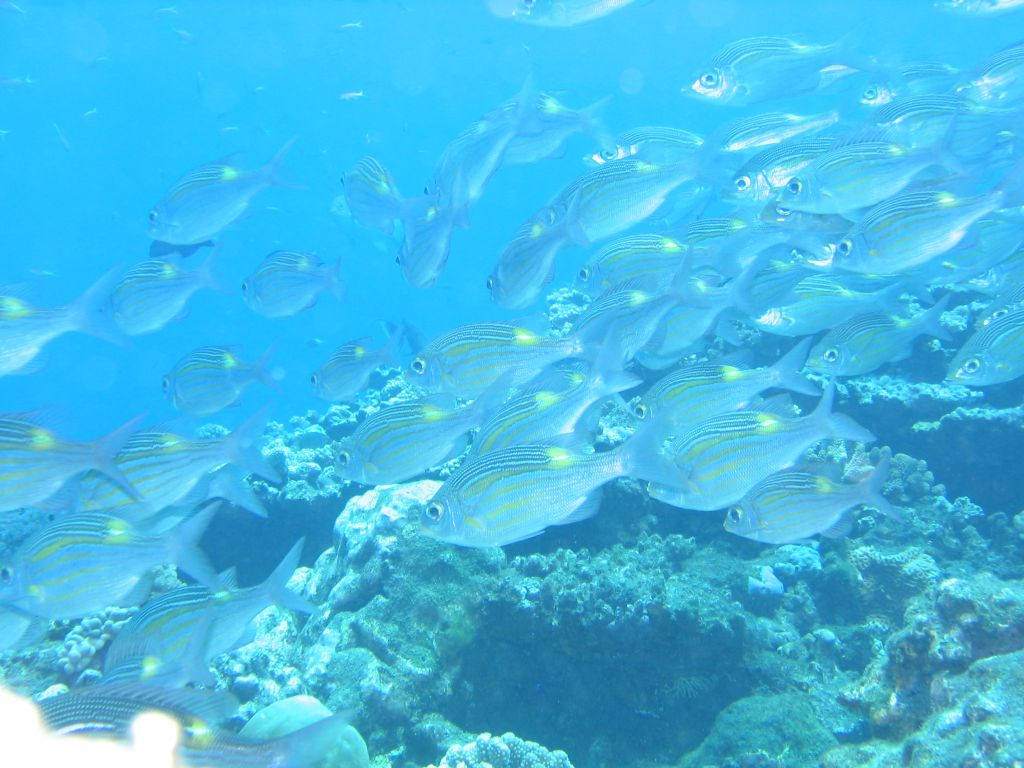
#> input picture 6. Computer vision/6.2/data/inria/101800_sm.jpg, 1024 x 768 px, given in place of the camera
$ python HandRecognition.py   (older library calls are emulated)
#> lines starting #> are read from the running program, lines starting #| are printed output that depends on the picture; after the words box and inside, x2 and y2 are one past the last pixel; in counts of white or black regions, pixels touching at a corner belong together
### 6. Computer vision/6.3/tasks/hand/GestureAPI.py
#!/usr/bin/python

import math
import numpy as np

class Gesture(object):
    def __init__(self,name):
        self.name=name
    def getName(self):
        return self.name
    def set_palm(self,hand_center,hand_radius):
        self.hand_center=hand_center
        self.hand_radius=hand_radius
    def set_finger_pos(self,finger_pos):
        self.finger_pos=finger_pos
        self.finger_count=len(finger_pos)
    def calc_angles(self):
        self.angle=np.zeros(self.finger_count,dtype=int)
        for i in range(self.finger_count):
            y = self.finger_pos[i][1]
            x = self.finger_pos[i][0]
            self.angle[i]=abs(math.atan2((self.hand_center[1]-y),(x-self.hand_center[0]))*180/math.pi)

def DefineGestures():
    dict={}
    # 1. BEGIN ------------------------------------#
    V=Gesture("V")
    V.set_palm((475,225),45)
    V.set_finger_pos([(490,90),(415,105)])
    V.calc_angles()
    dict[V.getName()]=V
    # 1. END --------------------------------------#
    # 2. BEGIN ------------------------------------#
    L_right=Gesture("L_right")
    L_right.set_palm((475,225),50)
    L_right.set_finger_pos([(450,62),(345,200)])
    L_right.calc_angles()
    dict[L_right.getName()]=L_right
    # 2. END --------------------------------------#
    # 3. BEGIN ------------------------------------#
    Index_Pointing=Gesture("Index_Pointing")
    Index_Pointing.set_palm((480,230),43)
    Index_Pointing.set_finger_pos([(475,102)])
    Index_Pointing.calc_angles()
    dict[Index_Pointing.getName()]=Index_Pointing
    # 3. END --------------------------------------#
    return dict

# [46 lines left out: functions CompareGestures, DecideGesture, not called in this run]

### 6. Computer vision/6.3/tasks/hand/HandRecognition.py
#!/usr/bin/python

# **********************************************
# * Hand Gesture Recognition Implementation v1.0
# * 2 July 2016
# * Mahaveer Verma
# **********************************************

import cv2
import numpy as np
import math
from GestureAPI import *

# Variables & parameters
hsv_thresh_lower=150
gaussian_ksize=11
gaussian_sigma=0
morph_elem_size=13
median_ksize=3
capture_box_count=9
capture_box_dim=20
capture_box_sep_x=8
capture_box_sep_y=18
capture_pos_x=500
capture_pos_y=150
cap_region_x_begin=0.5 # start point/total width
cap_region_y_end=0.8 # start point/total width
finger_thresh_l=2.0
finger_thresh_u=3.8
radius_thresh=0.04 # factor of width of full frame
first_iteration=True
finger_ct_history=[0,0]

# ------------------------ Function declarations ------------------------ #

# 1. Hand capture histogram
# [135 lines left out: functions hand_capture, hand_threshold, hand_contour_find, mark_fingers, mark_hand_center, find_gesture and 1 more, not called in this run]

# ------------------------ BEGIN ------------------------ #

# Camera
camera = cv2.VideoCapture(0)
capture_done=0
bg_captured=0
GestureDictionary=DefineGestures()
frame_gesture=Gesture("frame_gesture")

while(1):
    # Capture frame from camera
    ret, frame = camera.read()
#> frame is the input picture: shape (768, 1024, 3); mean B, G, R 228.8, 185.7, 67.9
    frame=cv2.bilateralFilter(frame,5,50,100)
    # Operations on the frame
    frame=cv2.flip(frame,1)
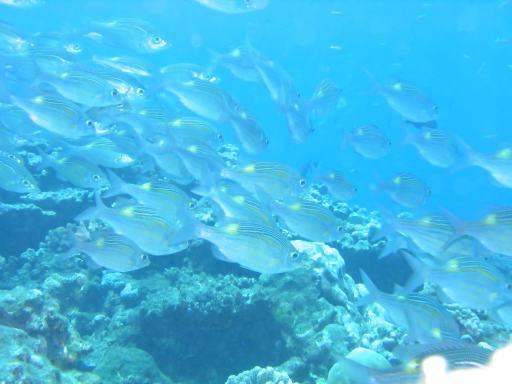
#> frame: shape (768, 1024, 3) (shown at 1/2 size); mean B, G, R 228.8, 185.7, 67.9
    cv2.rectangle(frame,(int(cap_region_x_begin*frame.shape[1]),0),(frame.shape[1],int(cap_region_y_end*frame.shape[0])),(255,0,0),1)
    frame_original=np.copy(frame)
    if(bg_captured):
        fg_frame=remove_bg(frame)

    if (not (capture_done and bg_captured)):
        if(not bg_captured):
            cv2.putText(frame,"Remove hand from the frame and press 'b' to capture background",(int(0.05*frame.shape[1]),int(0.97*frame.shape[0])),cv2.FONT_HERSHEY_SIMPLEX,0.5,(0,255,255),1,8)
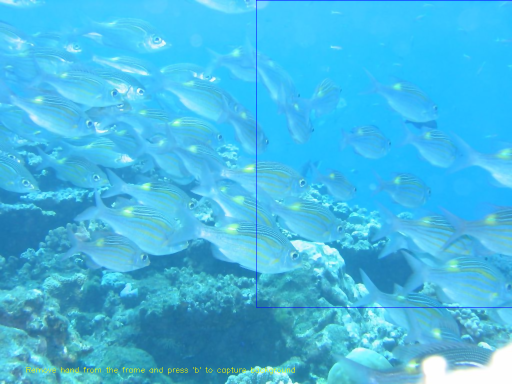
#> frame: shape (768, 1024, 3) (shown at 1/2 size); mean B, G, R 228.6, 185.4, 68
        else:
            cv2.putText(frame,"Place hand inside boxes and press 'c' to capture hand histogram",(int(0.08*frame.shape[1]),int(0.97*frame.shape[0])),cv2.FONT_HERSHEY_SIMPLEX,0.5,(0,255,255),1,8)
        first_iteration=True
        finger_ct_history=[0,0]
        box_pos_x=np.array([capture_pos_x,capture_pos_x+capture_box_dim+capture_box_sep_x,capture_pos_x+2*capture_box_dim+2*capture_box_sep_x,capture_pos_x,capture_pos_x+capture_box_dim+capture_box_sep_x,capture_pos_x+2*capture_box_dim+2*capture_box_sep_x,capture_pos_x,capture_pos_x+capture_box_dim+capture_box_sep_x,capture_pos_x+2*capture_box_dim+2*capture_box_sep_x],dtype=int)
        box_pos_y=np.array([capture_pos_y,capture_pos_y,capture_pos_y,capture_pos_y+capture_box_dim+capture_box_sep_y,capture_pos_y+capture_box_dim+capture_box_sep_y,capture_pos_y+capture_box_dim+capture_box_sep_y,capture_pos_y+2*capture_box_dim+2*capture_box_sep_y,capture_pos_y+2*capture_box_dim+2*capture_box_sep_y,capture_pos_y+2*capture_box_dim+2*capture_box_sep_y],dtype=int)
        for i in range(capture_box_count):
            cv2.rectangle(frame,(box_pos_x[i],box_pos_y[i]),(box_pos_x[i]+capture_box_dim,box_pos_y[i]+capture_box_dim),(255,0,0),1)
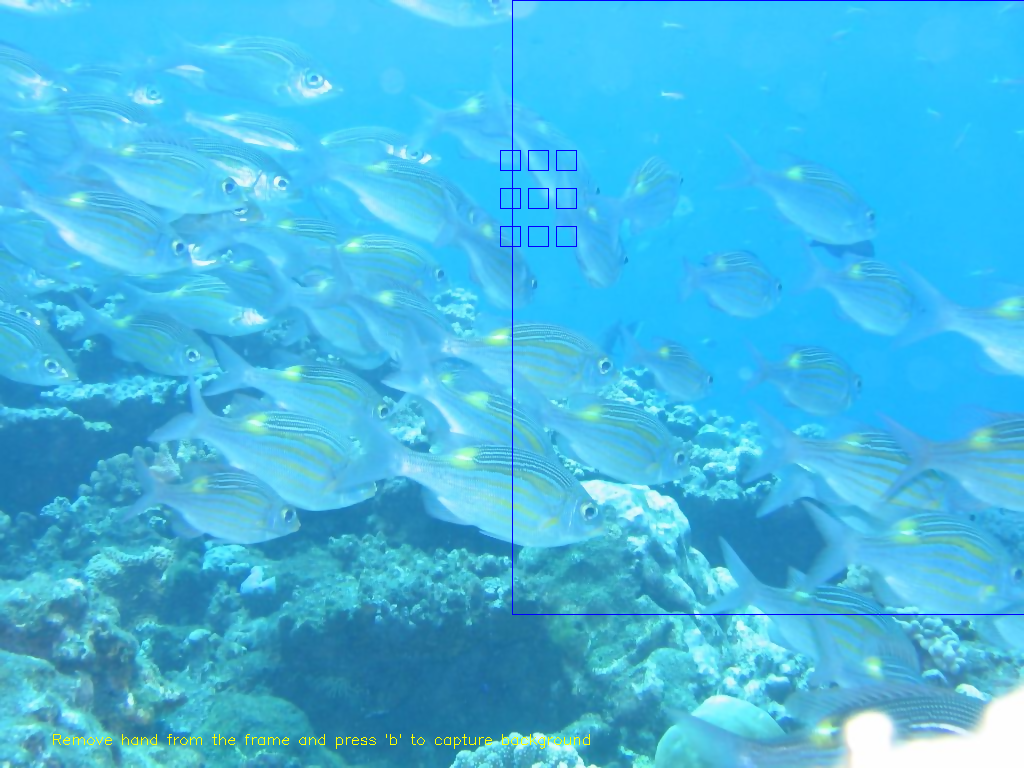
#> frame: shape (768, 1024, 3); 0.09% of pixels changed, all inside (x1, y1, x2, y2) = (500, 150, 577, 247)
    else:
        frame=hand_threshold(fg_frame,hand_histogram)
        contour_frame=np.copy(frame)
        _,contours,hierarchy=cv2.findContours(contour_frame,cv2.RETR_TREE,cv2.CHAIN_APPROX_SIMPLE)
        found,hand_contour=hand_contour_find(contours)
        if(found):
            hand_convex_hull=cv2.convexHull(hand_contour)
            frame,hand_center,hand_radius,hand_size_score=mark_hand_center(frame_original,hand_contour)
            if(hand_size_score):
                frame,finger,palm=mark_fingers(frame,hand_convex_hull,hand_center,hand_radius)
                frame,gesture_found=find_gesture(frame,finger,palm)
        else:
            frame=frame_original

    # Display frame in a window
    cv2.imshow('Hand Gesture Recognition v1.0',frame)
    interrupt=cv2.waitKey(10)
#> (key q is pressed here)

    # Quit by pressing 'q'
    if  interrupt & 0xFF == ord('q'):
        break
    # Capture hand by pressing 'c'
    elif interrupt & 0xFF == ord('c'):
        if(bg_captured):
            capture_done=1
            hand_histogram=hand_capture(frame_original,box_pos_x,box_pos_y)
    # Capture background by pressing 'b'
    elif interrupt & 0xFF == ord('b'):
        bg_model = cv2.createBackgroundSubtractorMOG2(0,10)
        bg_captured=1
    # Reset captured hand by pressing 'r'
    elif interrupt & 0xFF == ord('r'):
        capture_done=0
        bg_captured=0

# Release camera & end program
camera.release()
cv2.destroyAllWindows()

$ run again, on 6. Computer vision/6.2/data/inria/105000_sm.jpg
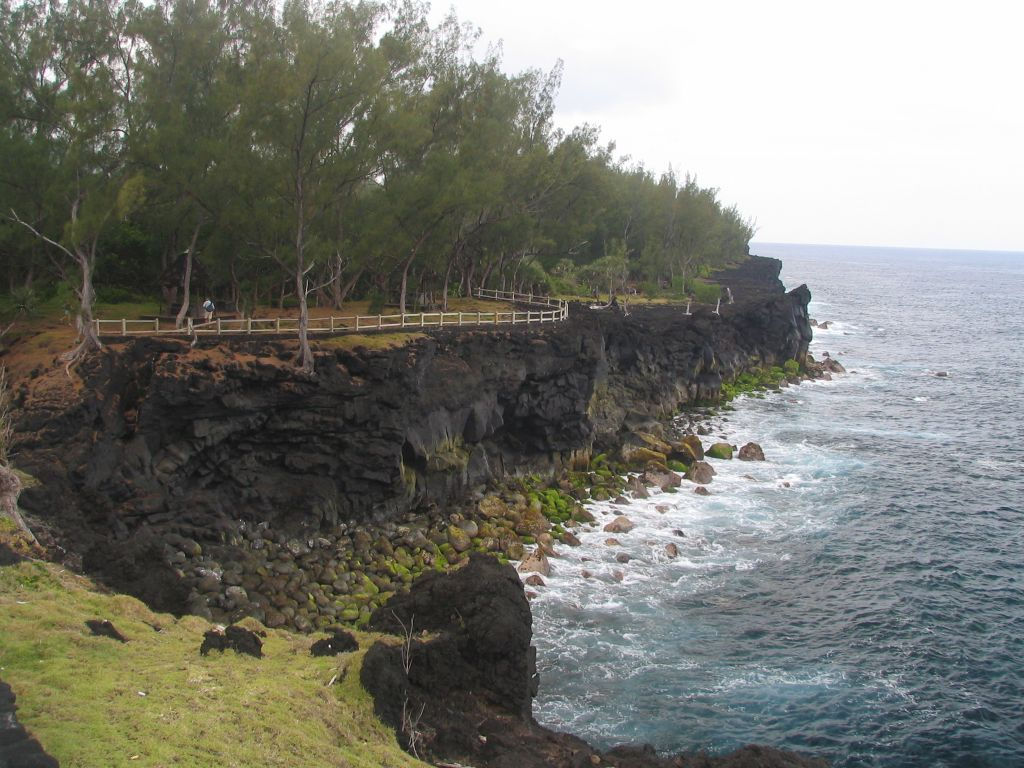
#> input picture 6. Computer vision/6.2/data/inria/105000_sm.jpg, 1024 x 768 px, given in place of the camera
#> frame is the input picture: shape (768, 1024, 3); mean B, G, R 113.2, 121, 120.1
#> `cv2.putText(frame,"Remove hand from the frame and press 'b' to capture..`:
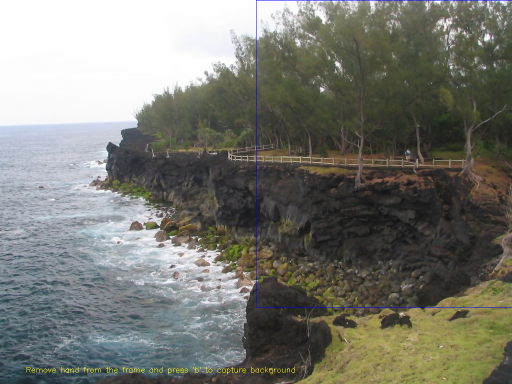
#> frame: shape (768, 1024, 3) (shown at 1/2 size); mean B, G, R 113.4, 121, 120
#> after the loop `for i in range(capture_box_count):`:
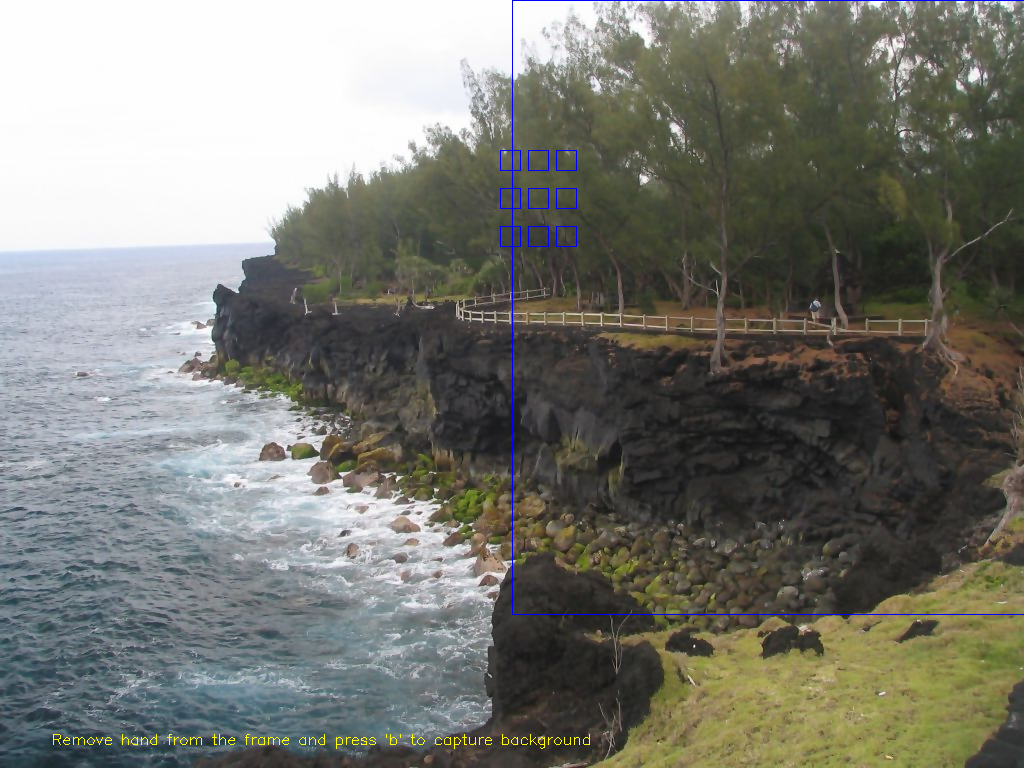
#> frame: shape (768, 1024, 3); 0.09% of pixels changed, all inside (x1, y1, x2, y2) = (500, 150, 577, 247)

$ run again, on 6. Computer vision/6.2/data/inria/108103_sm.jpg
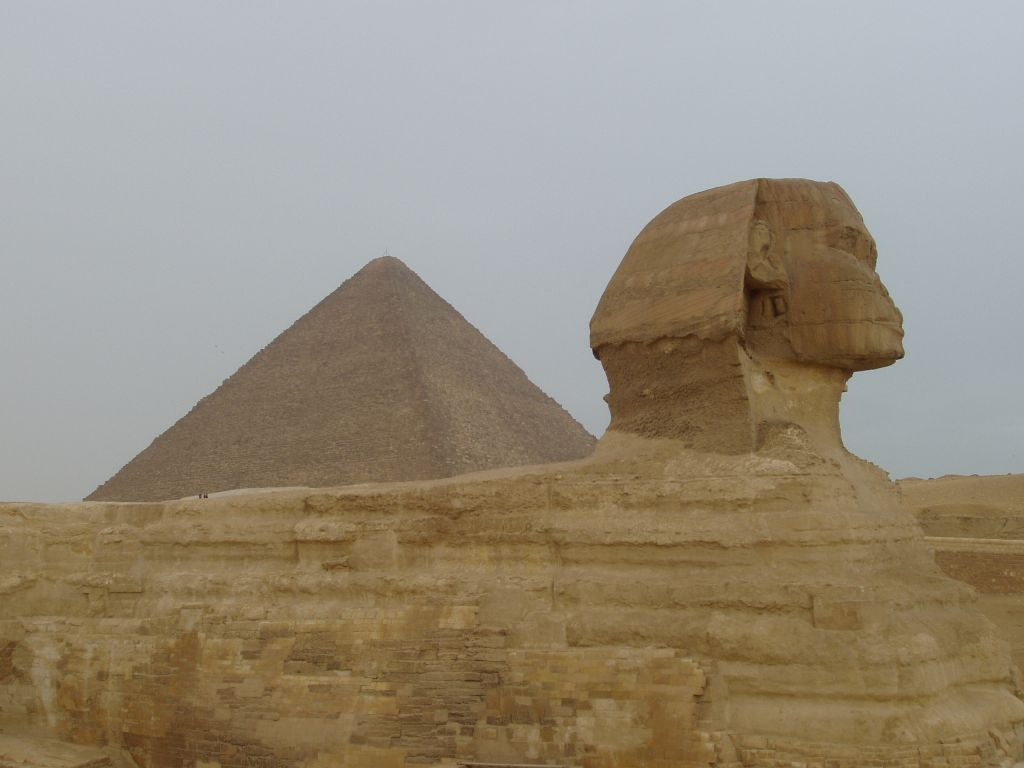
#> input picture 6. Computer vision/6.2/data/inria/108103_sm.jpg, 1024 x 768 px, given in place of the camera
#> frame is the input picture: shape (768, 1024, 3); mean B, G, R 122.8, 140.3, 150.6
#> `cv2.putText(frame,"Remove hand from the frame and press 'b' to capture..`:
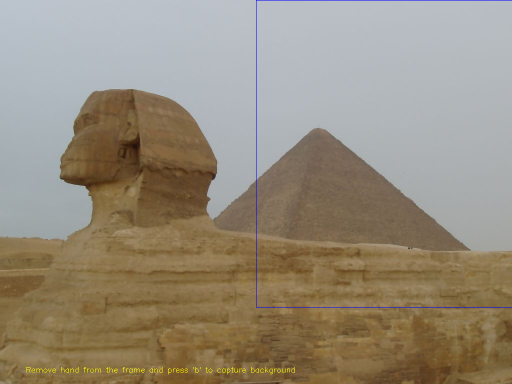
#> frame: shape (768, 1024, 3) (shown at 1/2 size); mean B, G, R 122.9, 140.2, 150.4
#> after the loop `for i in range(capture_box_count):`:
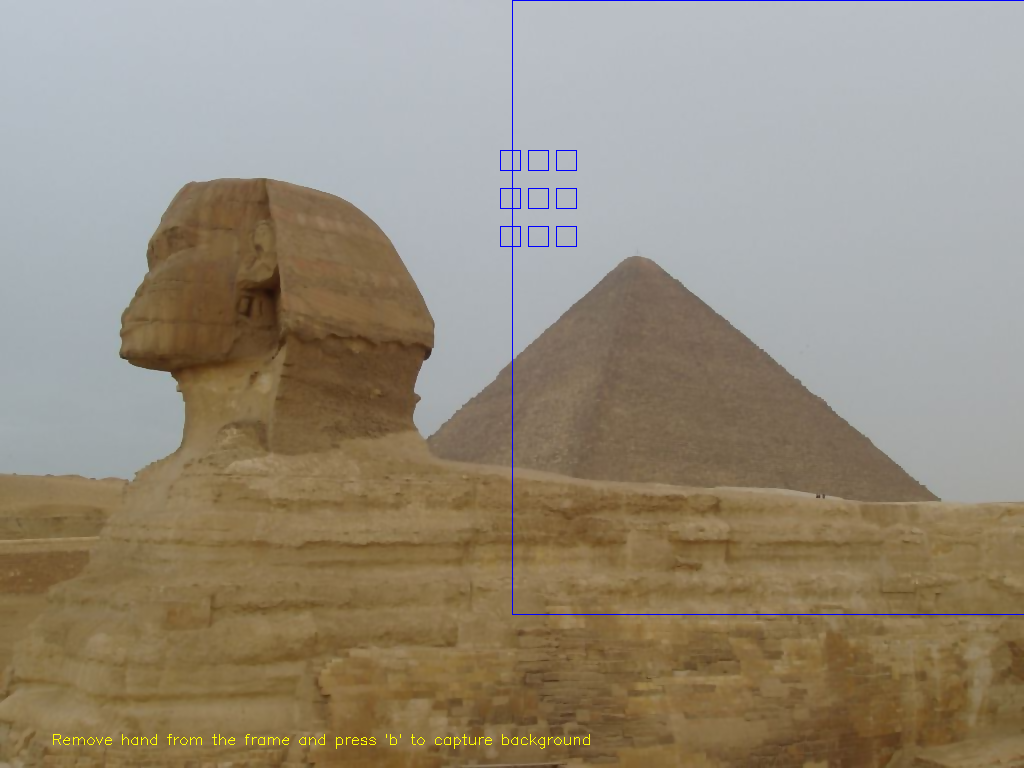
#> frame: shape (768, 1024, 3); 0.09% of pixels changed, all inside (x1, y1, x2, y2) = (500, 150, 577, 247)
